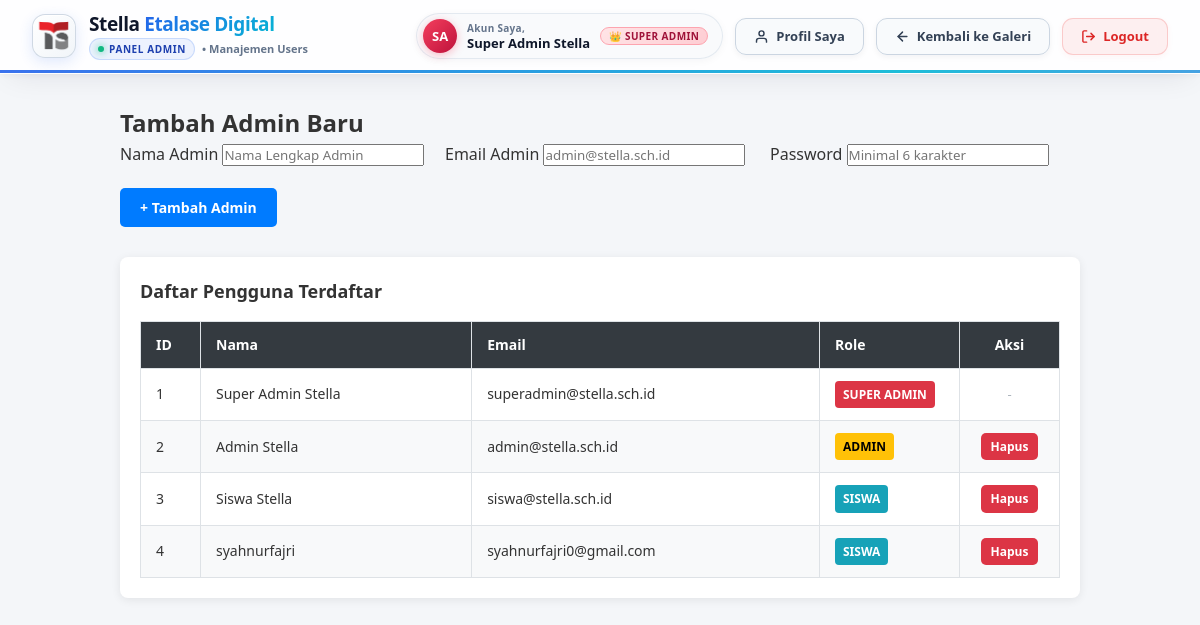
The page /admin/users.php (signed in) on the database its author committed.
### tables this page shows
CREATE TABLE `users` (
  `id` INT(10) UNSIGNED NOT NULL AUTO_INCREMENT,
  `nama` VARCHAR(100) NOT NULL,
  `email` VARCHAR(150) NOT NULL,
  `password` VARCHAR(255) NOT NULL,
  `role` ENUM('super_admin', 'admin', 'siswa') NOT NULL DEFAULT 'siswa',
  `foto` VARCHAR(255) DEFAULT NULL,
  PRIMARY KEY (`id`),
  UNIQUE KEY `email` (`email`)
);

### middleware/auth_check.php (called while the page is built, shortened)
<?php
function get_logged_user($pdo) {
    $stmt = $pdo->prepare("SELECT id, nama, email, role, foto FROM users WHERE id = :id");
    $stmt->execute([':id' => $_SESSION['user_id']]);
    $user = $stmt->fetch(PDO::FETCH_ASSOC);
    return $user;
}

### admin/users.php (the view, shortened to what this page needs)
<?php
require_once '../config/kuis_db.php';
require_once '../middleware/auth_check.php';
$users = $pdo->query("SELECT * FROM users ORDER BY role ASC, id ASC")->fetchAll();
$currentUser = get_logged_user($pdo);
$user_nama = htmlspecialchars($currentUser['nama'] ?? $_SESSION['nama'] ?? 'Super Admin');
$user_role = htmlspecialchars($currentUser['role'] ?? $_SESSION['role'] ?? 'super_admin');
$user_foto = $currentUser['foto'] ?? null;
$initials = '';
$words = preg_split('/\s+/', trim($user_nama));
foreach (array_slice($words, 0, 2) as $w) {
    if (!empty($w)) $initials .= strtoupper(mb_substr($w, 0, 1));
}
$role_badge_class = 'role-badge-' . $user_role;
$role_title = ucwords(str_replace('_', ' ', $user_role));
$role_icon = '👑';
?>
<!DOCTYPE html>
<html lang="id">
<head>
    <link rel="stylesheet" href="../assets/css/style.css">
    <link rel="stylesheet" href="../assets/css/navbar.css">
    <link rel="stylesheet" href="../assets/css/form.css">
    <link rel="stylesheet" href="../assets/css/admin.css">
</head>
<body>
<nav class="navbar" id="mainNavbar">
    <a href="../index.php" class="navbar-brand-link" title="Kembali ke Beranda">
        <div class="brand-logo-frame">
            <img src="../assets/img/logo-ts2.png" alt="Logo Stella" class="brand-logo-img" onerror="this.style.display='none';">
        </div>
        <div class="brand-text-col">
            <h1 class="brand-main-title">Stella <span class="brand-gradient-text">Etalase Digital</span></h1>
            <div class="brand-meta-row">
                <span class="brand-badge-pill">
                    <span class="brand-live-dot"></span> PANEL ADMIN
                </span>
                <span class="brand-page-tag">&bull; Manajemen Users</span>
            </div>
        </div>
    </a>
    <div class="navbar-menu-group">
        <a href="../profile.php" class="navbar-user-capsule user-capsule-<?= $user_role ?>" title="Buka Profil Saya" style="text-decoration: none;">
            <div class="user-avatar-circle">
                <?php if (!empty($user_foto) && file_exists('../uploads/avatars/' . $user_foto)): ?>
                    <img src="../uploads/avatars/<?= htmlspecialchars($user_foto) ?>" alt="<?= $user_nama ?>">
                <?php else: ?>
                    <?= $initials ?>
                <?php endif; ?>
            </div>
            <div class="user-meta-text">
                <span class="user-greeting-label">Akun Saya,</span>
                <span class="user-name-label"><?= $user_nama ?></span>
            </div>
            <span class="role-badge-pill <?= $role_badge_class ?>">
                <?= $role_icon ?> <?= $role_title ?>
            </span>
        </a>
        <a href="../profile.php" class="nav-btn btn-nav-secondary" title="Kelola Profil & Foto">
            <svg width="15" height="15" viewBox="0 0 24 24" fill="none" stroke="currentColor" stroke-width="2.3" stroke-linecap="round" stroke-linejoin="round">
                <path d="M20 21v-2a4 4 0 0 0-4-4H8a4 4 0 0 0-4 4v2"></path>
                <circle cx="12" cy="7" r="4"></circle>
            </svg>
            <span>Profil Saya</span>
        </a>
        <a href="../index.php" class="nav-btn btn-nav-secondary">
            <svg width="15" height="15" viewBox="0 0 24 24" fill="none" stroke="currentColor" stroke-width="2.3" stroke-linecap="round" stroke-linejoin="round">
                <line x1="19" y1="12" x2="5" y2="12"></line>
                <polyline points="12 19 5 12 12 5"></polyline>
            </svg>
            <span>Kembali ke Galeri</span>
        </a>
        <a href="../auth/logout.php" class="nav-btn btn-nav-danger" title="Keluar">
            <svg width="15" height="15" viewBox="0 0 24 24" fill="none" stroke="currentColor" stroke-width="2.3" stroke-linecap="round" stroke-linejoin="round">
                <path d="M9 21H5a2 2 0 0 1-2-2V5a2 2 0 0 1 2-2h4"></path>
                <polyline points="16 17 21 12 16 7"></polyline>
                <line x1="21" y1="12" x2="9" y2="12"></line>
            </svg>
            <span>Logout</span>
        </a>
    </div>
</nav>
<div style="max-width: 1000px; margin: 30px auto; padding: 0 20px;">
    <div class="form-container" style="max-width: 100%; margin: 0 0 30px 0;">
        <h2>Tambah Admin Baru</h2>
        <form method="POST" action="users.php">
            <div style="display: grid; grid-template-columns: repeat(auto-fit, minmax(250px, 1fr)); gap: 15px;">
                <div class="form-group" style="margin-bottom: 0;">
                    <label for="nama">Nama Admin</label>
                    <input type="text" id="nama" name="nama" placeholder="Nama Lengkap Admin" required>
                </div>
                <div class="form-group" style="margin-bottom: 0;">
                    <label for="email">Email Admin</label>
                    <input type="email" id="email" name="email" placeholder="admin@stella.sch.id" required>
                </div>
                <div class="form-group" style="margin-bottom: 0;">
                    <label for="password">Password</label>
                    <input type="password" id="password" name="password" placeholder="Minimal 6 karakter" required>
                </div>
            </div>
            <div style="margin-top: 20px;">
                <button type="submit" name="tambah_admin" class="btn btn-primary" style="padding: 10px 20px;">+ Tambah Admin</button>
            </div>
        </form>
    </div>
    <div class="table-container">
        <h2 style="font-size: 18px; margin-bottom: 15px; color: #333;">Daftar Pengguna Terdaftar</h2>
        <table class="custom-table">
            <thead>
                <tr>
                    <th style="width: 60px;">ID</th>
                    <th>Nama</th>
                    <th>Email</th>
                    <th style="width: 140px;">Role</th>
                    <th style="width: 100px; text-align: center;">Aksi</th>
                </tr>
            </thead>
            <tbody>
                <?php foreach($users as $u): ?>
                <tr>
                    <td><?= $u['id'] ?></td>
                    <td><?= htmlspecialchars($u['nama']) ?></td>
                    <td><?= htmlspecialchars($u['email']) ?></td>
                    <td>
                        <span class="badge-role badge-<?= htmlspecialchars($u['role']) ?>">
                            <?= htmlspecialchars(str_replace('_', ' ', $u['role'])) ?>
                        </span>
                    </td>
                    <td style="text-align: center;">
                        <?php if($u['role'] !== 'super_admin' && $u['id'] != $_SESSION['user_id']): ?>
                            <a href="users.php?hapus=<?= $u['id'] ?>"
                               class="btn btn-danger"
                               style="padding: 4px 10px; font-size: 12px;"
                               onclick="return confirm('Apakah Anda yakin ingin menghapus user ini beserta seluruh karyanya?')">
                               Hapus
                            </a>
                        <?php else: ?>
                            <span style="color: #adb5bd; font-size: 13px;">-</span>
                        <?php endif; ?>
                    </td>
                </tr>
                <?php endforeach; ?>
            </tbody>
        </table>
    </div>
</div>
</body>
</html>

### assets/css/style.css (style rules this page uses)
* { box-sizing: border-box; margin: 0; padding: 0; font-family: 'Segoe UI', Tahoma, Geneva, Verdana, sans-serif; }
body { background-color: #f4f6f9; color: #333333; line-height: 1.6; }
.btn { display: inline-block; padding: 8px 16px; border-radius: 5px; text-decoration: none; font-size: 14px; font-weight: 600; cursor: pointer; border: none; transition: all 0.2s ease-in-out; }
.btn-primary { background-color: #007bff; color: #ffffff; }
.btn-danger { background-color: #dc3545; color: #ffffff; }

### assets/css/form.css (style rules this page uses)
.form-group { margin-bottom: 22px; }

### assets/css/admin.css (style rules this page uses)
.table-container { background: #ffffff; border-radius: 8px; padding: 20px; box-shadow: 0 2px 10px rgba(0, 0, 0, 0.08); margin-top: 20px; }
.custom-table { width: 100%; border-collapse: collapse; margin-top: 10px; }
.custom-table th, .custom-table td { padding: 12px 15px; border: 1px solid #dee2e6; text-align: left; font-size: 14px; }
.custom-table th { background-color: #343a40; color: #ffffff; font-weight: 600; }
.custom-table tr:nth-child(even) { background-color: #f8f9fa; }
.badge-role { display: inline-block; padding: 4px 8px; border-radius: 4px; font-size: 12px; font-weight: bold; text-transform: uppercase; }
.badge-super_admin { background: #dc3545; color: white; }
.badge-admin { background: #ffc107; color: black; }
.badge-siswa { background: #17a2b8; color: white; }

### rows shown on the page
users: nama "Super Admin Stella", role "SUPER ADMIN", id "1", email "superadmin@stella.sch.id"
users: id "2", nama "Admin Stella", email "admin@stella.sch.id", role "ADMIN"
users: id "3", nama "Siswa Stella", email "siswa@stella.sch.id", role "SISWA"
users: id "4", nama "syahnurfajri", email "syahnurfajri0@gmail.com", role "SISWA"

### other values the page prints
$initials "SA"
$role_icon "👑"
